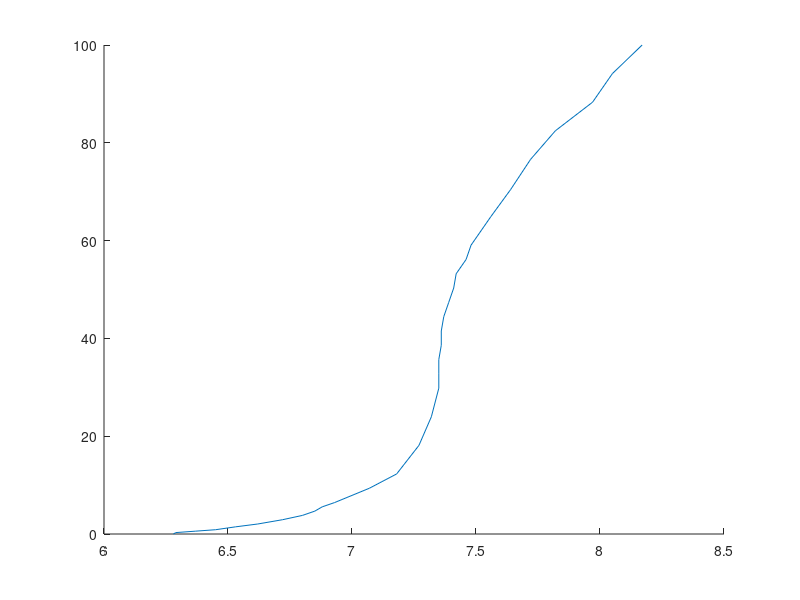

The MATLAB script that drew this image: (Note: this script raises an error after producing the figure.)

data = [ ... % Time(minutes), voltage
                  0       8.17 ; ... 
                 20       8.05 ; ...
                 40       7.97 ; ...
                 60       7.82 ; ...
                 80       7.72 ; ... 
                101       7.64 ; ... 
                120       7.56 ; ...
                140       7.48 ; ...
                150       7.46 ; ... 
                160       7.42 ; ... % entry
                170       7.41 ; ... 
                180       7.39 ; ...
                190       7.37 ; ...
                200       7.36 ; ...
                210       7.36 ; ...
                220       7.35 ; ...
                230       7.35 ; ...
                240       7.35 ; ...
                260       7.32 ; ...
                280       7.27 ; ...
                300       7.18 ; ...
                310       7.07 ; ...
                320       6.93 ; ...
                323       6.88 ; ...
                326       6.85 ; ...
                329       6.80 ; ...
                332       6.72 ; ...
                335       6.62 ; ...
                337       6.53 ; ...
                339       6.45 ; ...
                340       6.37 ; ...
                341       6.29 ; ...
                342       6.28
];

figure
hold on
tmax = max(data(:,1));
plot(data(:,2), abs(data(:,1)-tmax)/tmax*100)
u = 6:0.05:8.5;
plot(u, arrayfun(@(u) calc_battery_level(u), u))
hold off
xlabel('Voltage [V]','FontSize',20)
ylabel('Battery level [%]','FontSize',20)
print('u-level.png','-dpng')


function battery_level = calc_battery_level(u)
    u1 = 8.17;
    l1 = 100;    
    u2 = 7.38;
    l2 = 50;
    u3 = 7.3;
    l3 = 12;
    u4 = 6.3;
    l4 = 0;

    if u >= u2 
        battery_level = min(100, l2 + (l1-l2)/(u1-u2) * (u-u2));
    elseif u > u3
        battery_level = l3 + (l2-l3)/(u2-u3) * (u-u3);
    else
        battery_level = max(0, l4 + (l3-l4)/(u3-u4) * (u-u4));
    end
end